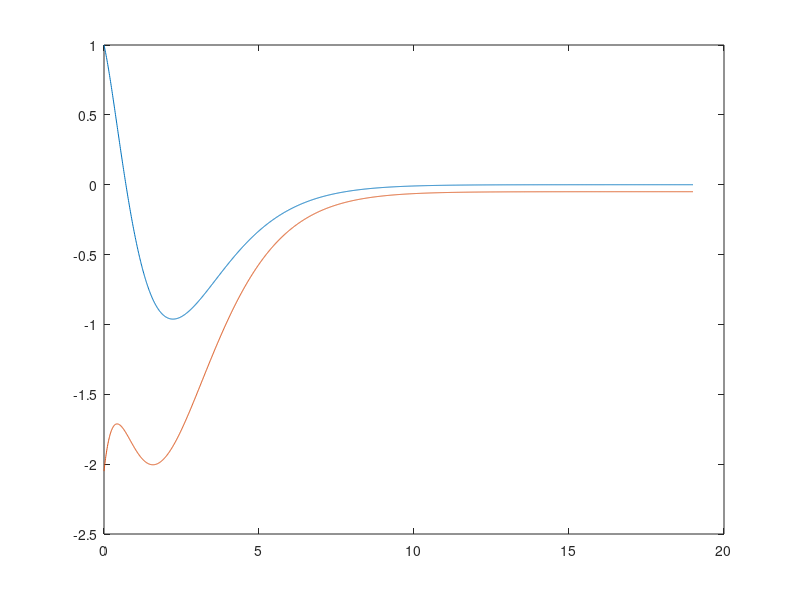
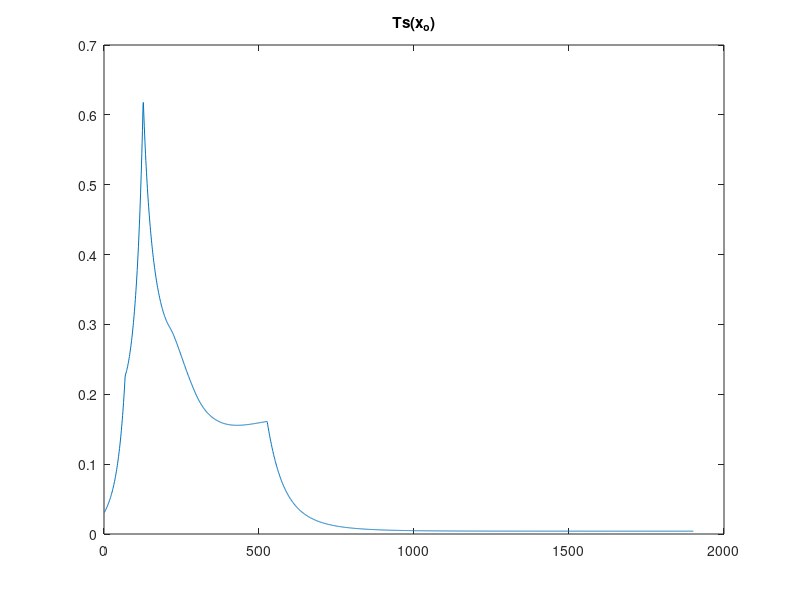
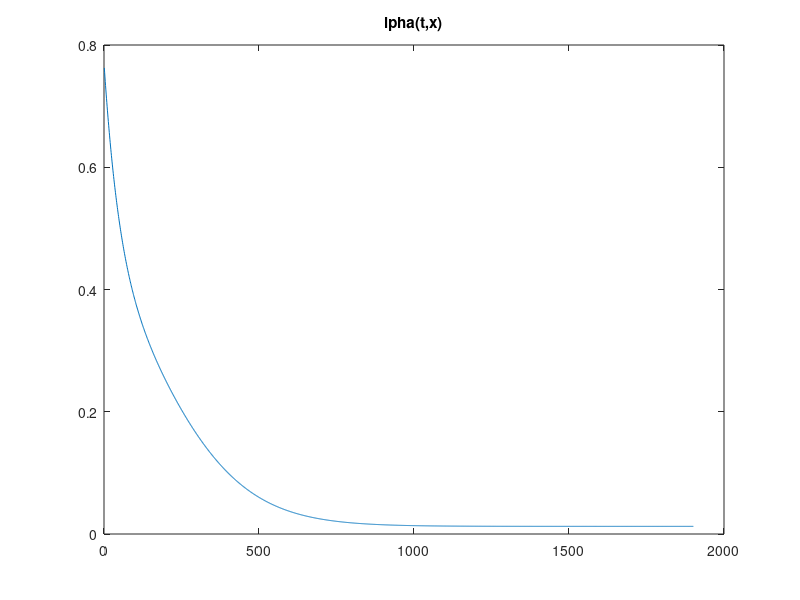

Source code (MATLAB) for these figures, in order:
clear all;
close all;

%% Funnel Options
a = 2;
b = 1;
c = 3;
d = 0.5;
psi_1     = @(t) (-a.*t.^2 + b).*exp(-t);
psi_1_dot = @(t) -2*a.*t.*exp(-t) - (-a.*t.^2 + b).*exp(-t);
psi_1_ddot = @(t) 4*a.*t.*exp(-t) - 2*a.*exp(-t) - (a.*t.^2 - b).*exp(-t);
psi_2     = @(t) (-a - c.*t.^2).*exp(-t) - 0.05;
psi_2_dot = @(t) -2*c.*t.*exp(-t) - (-a - c.*t.^2).*exp(-t);
psi_2_ddot = @(t) 4*c.*t.*exp(-t) - 2*c.*exp(-t) - (a + c.*t.^2).*exp(-t);
V         = @(x)   x;
rho_1     = @(t,x) psi_1(t) - V(x);
rho_2     = @(t,x) V(x) - psi_2(t);


%% Control
d       = @(t,x) 0.25; 
dddt = 1;
dddx = 0;

u1      = @(t,x) psi_1_dot(t) - d(t,x);
u2      = @(t,x) psi_2_dot(t) + d(t,x);
lambda  = @(t,x) (psi_1(t) - x)/(psi_1(t) - psi_2(t));
ctl     = @(t,x)  (1-lambda(t,x)) * u1(t,x) + lambda(t,x)*u2(t,x);




alpha = @(t,x) psi_1_dot(t).*rho_2(t,x) - psi_2_dot(t).*rho_1(t,x) + ctl(t,x).*(rho_1(t,x) - rho_2(t,x));


barT = 1;
tspan = 0:0.01:20-barT;

figure(1);
plot(tspan, psi_1(tspan));
hold on
plot(tspan, psi_2(tspan));


Ts_xo = [];
Ts_xo_buffer = [];
for(to = tspan)
    for(xo = [psi_1(to), psi_2(to)])
        
        uo = ctl(to,xo);
        Trange = to:0.01:to+barT;
        Xrange = (0:0.01:barT).*uo + xo;
        
        %figure(1);
        %plot(Trange, Xrange);
        
        df     = d(Trange, Xrange);
        psi1   = psi_1(Trange);
        psi2   = psi_2(Trange);
        rho1   = rho_1(Trange, Xrange);
        rho2   = rho_2(Trange, Xrange);
        f1     = psi_1_dot(Trange);
        f1dot  = psi_1_ddot(Trange);
        f2     = psi_2_dot(Trange);
        f2dot  = psi_2_ddot(Trange);
        u      = ctl(Trange, Xrange);
        lam    = lambda(Trange, Xrange);
        x = Xrange;
               
        
        inner_gamma = ((psi1 - psi2).*(-uo.*((psi1 - psi2).*(uo.*(psi1 - psi2) + (df - f1).*(-psi2 + x) - (df + f2).*(psi1 - x)) + (psi1 + psi2 - 2*x).*(dddx.*(psi1 - psi2) + f1 - f2)) + (f1 - f2).*(uo.*(psi1 - psi2) + (df - f1).*(-psi2 + x) - (df + f2).*(psi1 - x))) - ((psi1 - psi2).*(-(dddt - f1dot).*(-psi2 + x) + (dddt + f2dot).*(psi1 - x)) + (2*df - f1 + f2).*(f1.*(psi1 - psi2) + (df - f1).*(-psi2 + x) - (df + f2).*(psi1 - x) + (f1 - f2).*(psi1 - x))).*(psi1 + psi2 - 2*x))./(psi1 - psi2).^2;     
        inner_alpha = (uo.*(2*(df - f1).*(-psi2 + x) - 2*(df + f2).*(psi1 - x) + (f1 + f2).*(psi1 - psi2) + (psi1 + psi2 - 2*x).*(dddx.*(psi1 - psi2) + f1 - f2)) - (f1 - f2).*((df - f1).*(-psi2 + x) - (df + f2).*(psi1 - x)) - (psi1 - psi2).*(2*f1.*f2 + f1dot.*(psi2 - x) + f2dot.*(psi1 - x)))./(psi1 - psi2);
        
        M_gamma = max(inner_gamma);
        M_alpha = min(inner_alpha);
        
        M = M_alpha - M_gamma;
        
        
        if(M >= 0)
            Ts_xo_buffer = [Ts_xo_buffer barT];
        else
            alpha_f = alpha(to,xo);
            Ts_xo_buffer = [Ts_xo_buffer min(barT, -2*alpha_f/M)];
        end
    end
    Ts_xo = [Ts_xo min(Ts_xo_buffer)];
    Ts_xo_buffer = [];
end


figure(2);
plot(Ts_xo);
title("Ts(x_o)")

figure(3);
plot(alpha(tspan, psi_2(tspan)));
title("\alpha(t,x)");

min_Ts_xo = min(Ts_xo)

